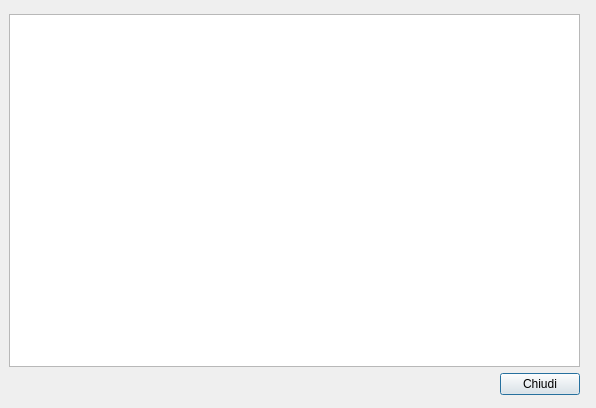
<?xml version="1.0" encoding="UTF-8"?>
<ui version="4.0">
 <class>sublist_dialog</class>
 <widget class="QDialog" name="sublist_dialog">
  <property name="geometry">
   <rect>
    <x>0</x>
    <y>0</y>
    <width>596</width>
    <height>408</height>
   </rect>
  </property>
  <property name="windowTitle">
   <string>Dialog</string>
  </property>
  <widget class="QWidget" name="verticalLayoutWidget">
   <property name="geometry">
    <rect>
     <x>9</x>
     <y>14</y>
     <width>571</width>
     <height>381</height>
    </rect>
   </property>
   <layout class="QVBoxLayout" name="verticalLayout">
    <item>
     <widget class="QTextEdit" name="textEdit_sublist"/>
    </item>
    <item>
     <layout class="QHBoxLayout" name="horizontalLayout">
      <item>
       <spacer name="horizontalSpacer">
        <property name="orientation">
         <enum>Qt::Horizontal</enum>
        </property>
        <property name="sizeHint" stdset="0">
         <size>
          <width>40</width>
          <height>20</height>
         </size>
        </property>
       </spacer>
      </item>
      <item>
       <widget class="QPushButton" name="pushButton_close">
        <property name="text">
         <string>Chiudi</string>
        </property>
       </widget>
      </item>
     </layout>
    </item>
   </layout>
  </widget>
 </widget>
 <resources/>
 <connections/>
</ui>
